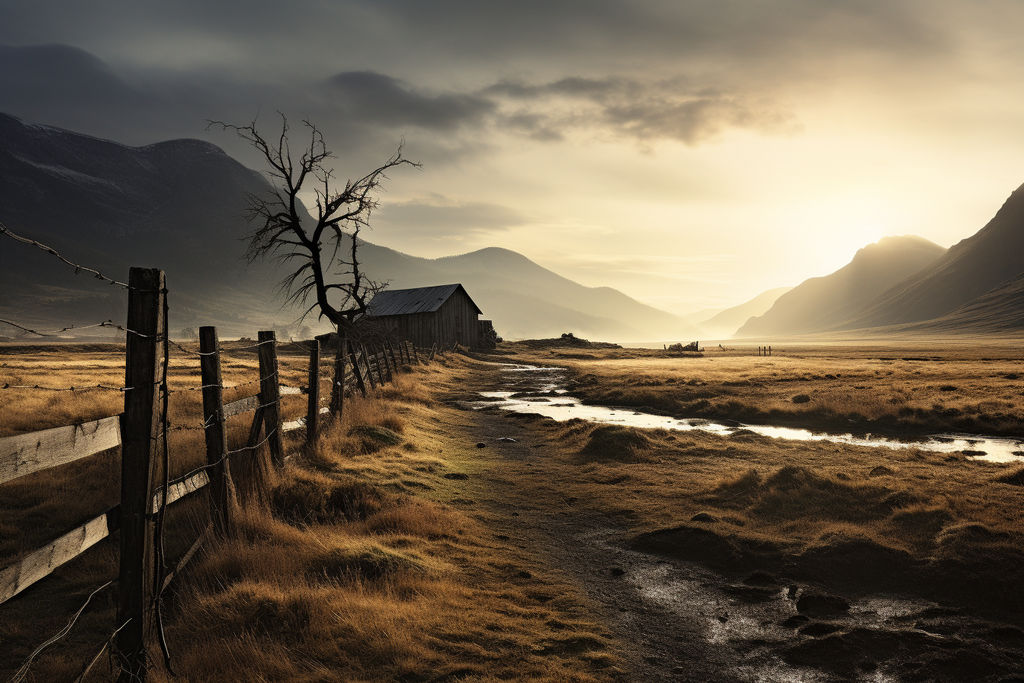
#> input picture nature.png, 1024 x 683 px, found by its file name
$ python histogram.py
#> lines starting #> are read from the running program, lines starting #| are printed output that depends on the picture
import cv2
import matplotlib.pyplot as plt
import os

# Step 1: Load image
img = cv2.imread('../sample/nature.png', cv2.IMREAD_GRAYSCALE)
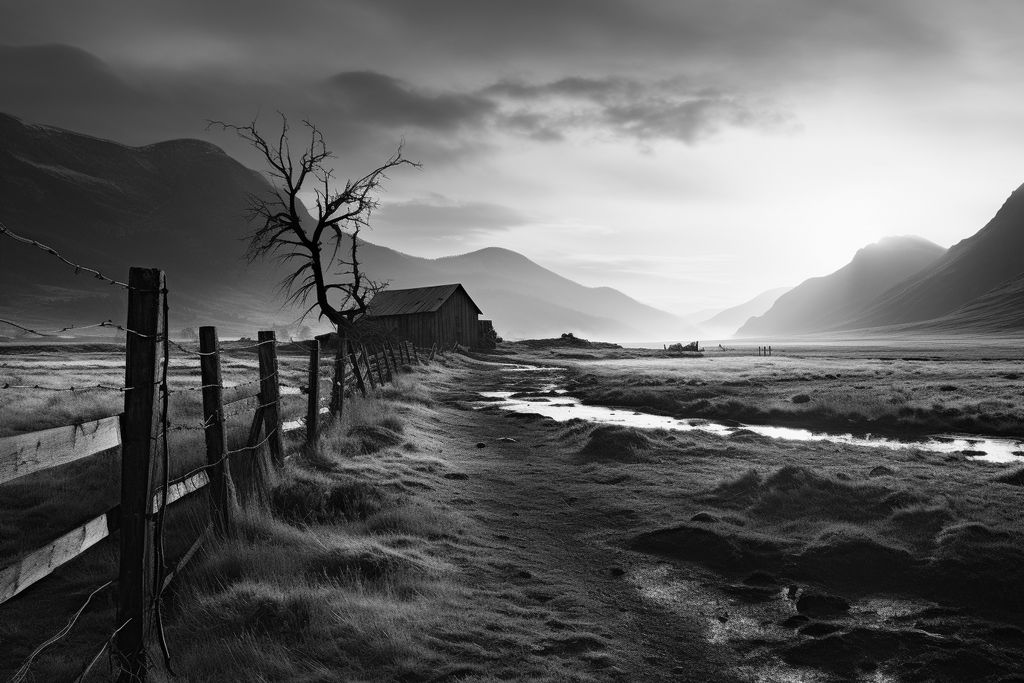
#> img: shape (683, 1024); min 0, max 255, mean 98

# Step 2: Global Histogram Equalization
equalized = cv2.equalizeHist(img)
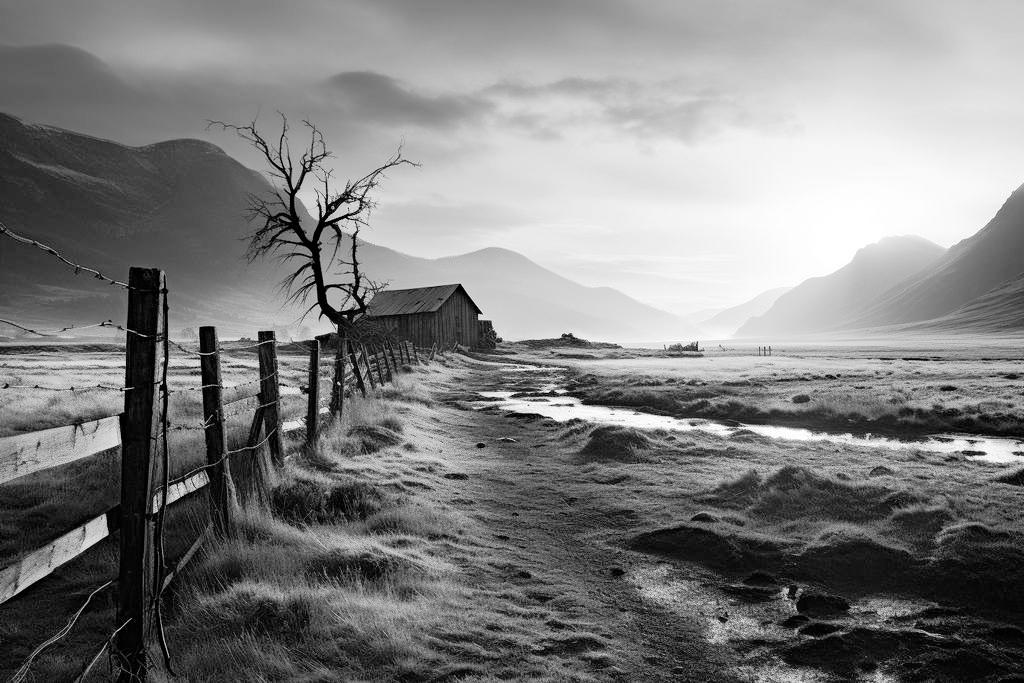
#> equalized: shape (683, 1024); min 0, max 255, mean 127.9

# Step 3: CLAHE (Adaptive Histogram Equalization)
clahe = cv2.createCLAHE(clipLimit=2.0, tileGridSize=(8,8))
clahe_img = clahe.apply(img)
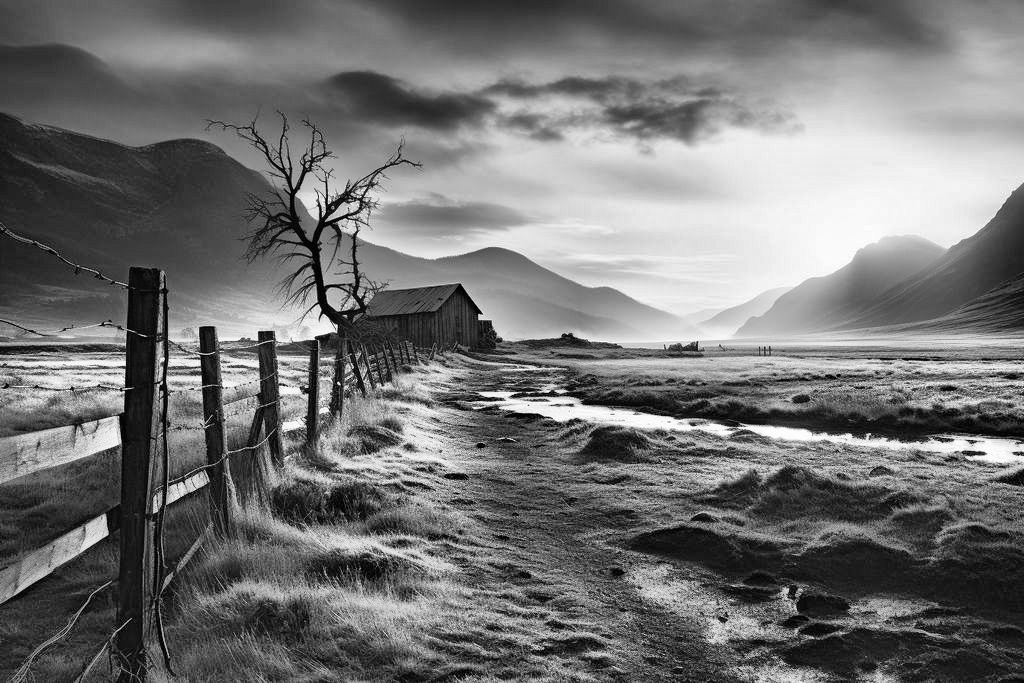
#> clahe_img: shape (683, 1024); min 0, max 255, mean 115.4

# Step 4: Display Results
plt.figure(figsize=(12,4))
plt.subplot(1,3,1)
plt.imshow(img, cmap='gray')
plt.title("Original")
plt.axis('off')

plt.subplot(1,3,2)
plt.imshow(equalized, cmap='gray')
plt.title("Histogram Equalization")
plt.axis('off')

plt.subplot(1,3,3)
plt.imshow(clahe_img, cmap='gray')
plt.title("CLAHE")
plt.axis('off')

plt.tight_layout()
plt.show()
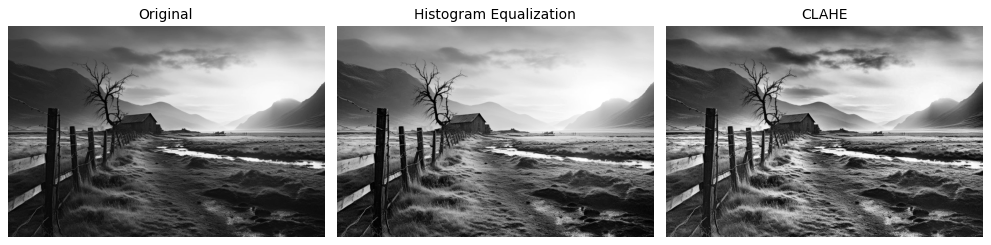
#> figure drawn by matplotlib, 3 panels

# Step 5: Save Results
os.makedirs('../results', exist_ok=True)
cv2.imwrite('../results/equalized.png', equalized)
cv2.imwrite('../results/clahe.png', clahe_img)
print("Results saved in results folder.")

# Load image
img = cv2.imread('../data/sample.png', cv2.IMREAD_GRAYSCALE)

# Apply Histogram Equalization
equalized = cv2.equalizeHist(img)

# Ensure results folder exists
os.makedirs('../results', exist_ok=True)

# Save result
cv2.imwrite('../results/equalized.png', equalized)

print("Enhanced image saved in results/equalized.png")
